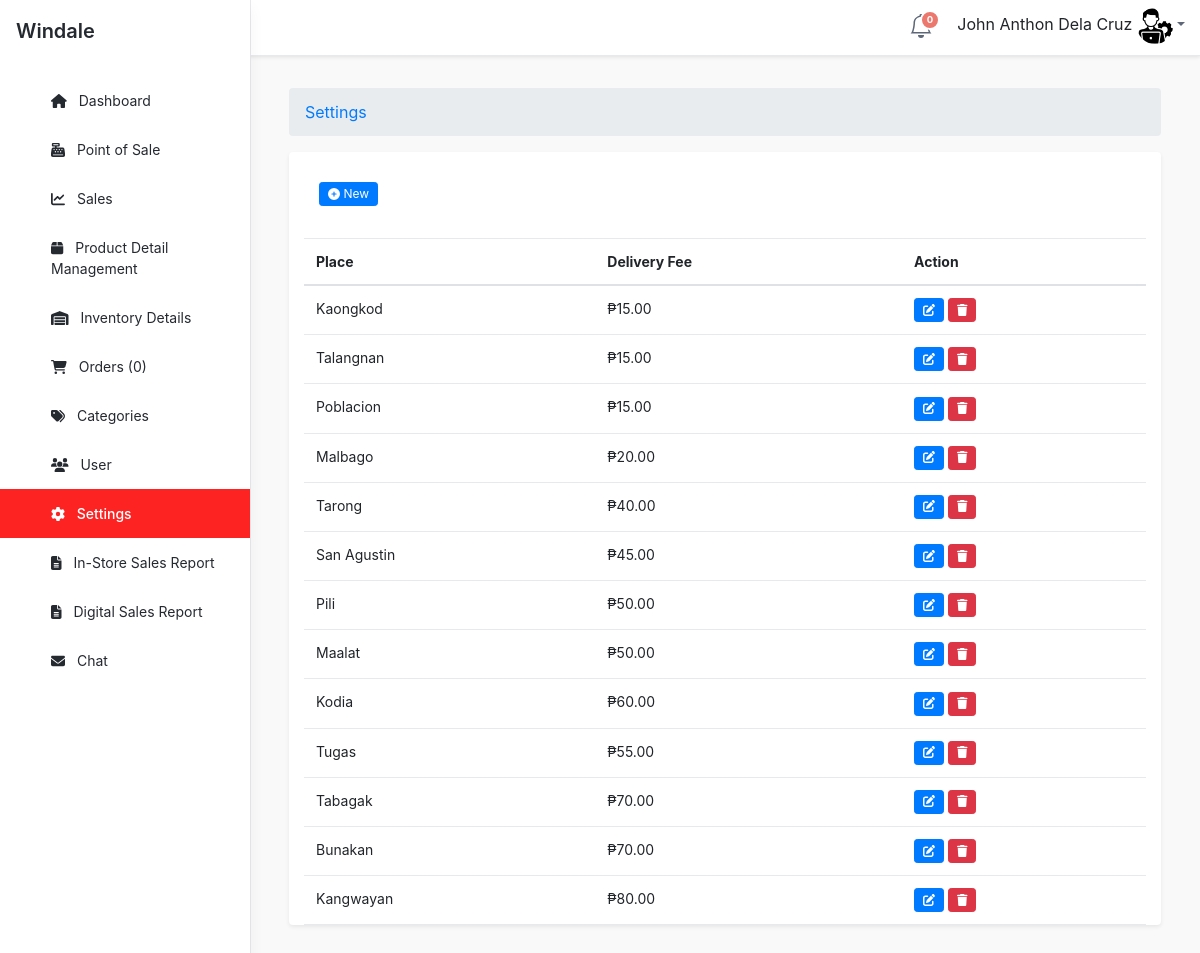
The app's page /admin/settings/index.php (signed in) with its own data.
### tables this page shows
CREATE TABLE `tblsetting` (
  `SETTINGID` int(11) NOT NULL,
  `PLACE` text NOT NULL,
  `BRGY` varchar(90) NOT NULL,
  `DELPRICE` double NOT NULL
);

### admin/settings/index.php (called while the page is built, shortened)
<?php
require_once ("../theme/templates.php");
?>

### include/database.php (called while the page is built, shortened)
<?php
class Database {
	var $sql_string = '';
	private $conn;
	public function open_connection() {
		$this->conn = mysqli_connect(server,user,pass);
		if(!$this->conn){
			echo "Problem in database connection! Contact administrator!";
			exit();
		}else{
			$db_select = mysqli_select_db($this->conn,database_name);
		}
	}
	function setQuery($sql='') {
		$this->sql_string=$sql;
	}
	function executeQuery() {
		$result = mysqli_query($this->conn, $this->sql_string);
		return $this->confirm_query($result);
	}
	private function confirm_query($result) {
		return $result;
	}
	function loadResultList( $key='' ) {
		$cur = $this->executeQuery();
		$array = array();
		while ($row = mysqli_fetch_object($cur)) {
			if ($key) {
				$array[$row->$key] = $row;
			} else {
				$array[] = $row;
			}
		}
		return $array;
	}
}
$mydb = new Database();
?>

### admin/settings/listlocation.php (the view, shortened to what this page needs)
<div class="app-card-body" style="margin: 0 15px;">
                <div class="row">
                    <div class="col-lg-12" style="margin: 15px">
                            <h1> <button type="button" class="btn btn-primary btn-sm" data-toggle="modal" data-target="#addDeliveryModal">
                                <i class="fa fa-plus-circle fw-fa"></i> New
                            </button>
                            </h1>
                        </div>
                    </div>
                    <form action="controller.php?action=delete" Method="POST">
                        <div class="table-responsive">
                        <table id="myTable" class="table app-table-hover mb-0 text-left">
                                <thead>
                                    <tr>
                                        <th>Place</th>
                                        <th>Delivery Fee</th>
                                        <th>Action</th>
                                    </tr>
                                </thead>
                                <tbody>
                                    <?php
				  		$query = "SELECT * FROM `tblsetting` ";
				  		$mydb->setQuery($query);
				  		$cur = $mydb->loadResultList();
						foreach ($cur as $result) {
				  		echo '<tr>';
				  		echo '<td>'.$result->BRGY.' '.$result->PLACE.'  </a></td>';  ;
				  		echo '<td> &#8369;'.  number_format($result->DELPRICE,2).'</td>';
				  		echo
				  		 '<td align="left">
							<a title="Edit" href="#" class="btn btn-primary btn-sm edit-btn" data-id="' . $result->SETTINGID . '" data-place="' . $result->PLACE . '" data-fee="' . $result->DELPRICE . '">
                                                    <i class="fas fa-edit"></i>
                                                </a>
                            <a href="'.web_root.'admin/settings/controller.php?action=delete&id='.$result->SETTINGID.'" class="btn btn-danger btn-sm delete-btn"> <i class="fas fa-trash"></i></a>
						 </td>';
				  	}
				  	?>
                                </tbody>
                            </table>
                        </div>
                    </form>
                </div>
                </div>

### records on screen
tblsetting: PLACE "Kaongkod", DELPRICE "15.00"
tblsetting: PLACE "Talangnan", DELPRICE "15.00"
tblsetting: PLACE "Poblacion", DELPRICE "15.00"
tblsetting: PLACE "Malbago", DELPRICE "20.00"
tblsetting: PLACE "Tarong", DELPRICE "40.00"
tblsetting: PLACE "San Agustin", DELPRICE "45.00"
tblsetting: PLACE "Pili", DELPRICE "50.00"
tblsetting: PLACE "Maalat", DELPRICE "50.00"
tblsetting: PLACE "Kodia", DELPRICE "60.00"
tblsetting: PLACE "Tugas", DELPRICE "55.00"
tblsetting: PLACE "Tabagak", DELPRICE "70.00"
tblsetting: PLACE "Bunakan", DELPRICE "70.00"
tblsetting: PLACE "Kangwayan", DELPRICE "80.00"

### other values on screen
$notificationCount "0"
$_SESSION['U_NAME'] "John Anthon Dela Cruz"
$res "0"
$title "Settings"
